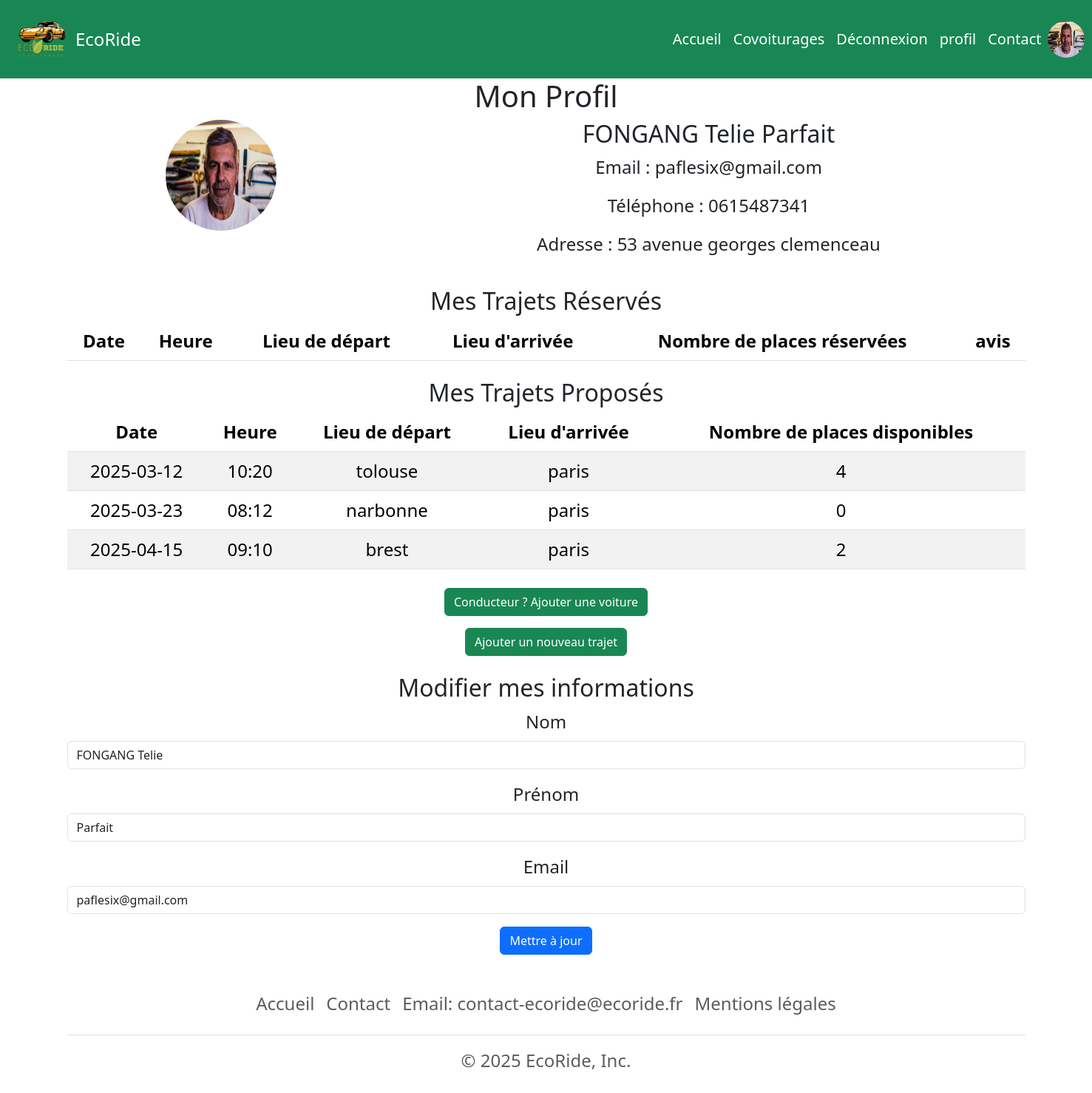
The app's page /profil.php (signed in) with its own data.
### tables this page shows
CREATE TABLE `covoiturage` (
  `Id_covoiturage` int(11) NOT NULL,
  `date_depart` date DEFAULT NULL,
  `heure_depart` varchar(50) DEFAULT NULL,
  `lieu_depart` varchar(50) DEFAULT NULL,
  `date_arrivee` date DEFAULT NULL,
  `heure_arrivee` varchar(50) DEFAULT NULL,
  `lieu_arrivee` varchar(50) DEFAULT NULL,
  `statut` varchar(50) DEFAULT NULL,
  `nb_place` int(11) DEFAULT NULL,
  `prix_personne` int(11) DEFAULT NULL,
  `Id_voiture` int(11) NOT NULL
);

### profil.php (the view, shortened to what this page needs)
<?php
include 'includes/connect.php';
include 'includes/header.php';
?>
<!DOCTYPE html>
<html lang="fr">
<head>
</head>
<body>
    <h1>Mon Profil</h1>
    <div class="container">
        <div class="row">
            <div class="col-md-4">
                <img src="<?= htmlspecialchars($_SESSION['user']['photo']) ?>" alt="Photo de profil" class="img-fluid rounded-circle mb-3" style="width: 150px; height: 150px;">
            </div>
            <div class="col-md-8">
                <h2><?= htmlspecialchars($_SESSION['user']['nom']) ?> <?= htmlspecialchars($_SESSION['user']['prenom']) ?></h2>
                <p>Email : <?= htmlspecialchars($_SESSION['user']['email']) ?></p>
                <p>Téléphone : <?= htmlspecialchars($_SESSION['user']['telephone']) ?></p>
                <p>Adresse : <?= htmlspecialchars($_SESSION['user']['adresse']) ?></p>
            </div>
        </div>
    </div>
    <div class="container mt-4">
        <h2>Mes Trajets Réservés</h2>
        <table class="table table-striped">
            <thead>
                <tr>
                    <th>Date</th>
                    <th>Heure</th>
                    <th>Lieu de départ</th>
                    <th>Lieu d'arrivée</th>
                    <th>Nombre de places réservées </th>
                    <th> avis</th>
                </tr>
            </thead>
                <?php
                $Id_utilisateur = $_SESSION['user']['Id_utilisateur'];
                ?>
        </table>
    </div>
    <div class="container mt-4">
        <h2>Mes Trajets Proposés</h2>
        <table class="table table-striped">
            <thead>
                <tr>
                    <th>Date</th>
                    <th>Heure</th>
                    <th>Lieu de départ</th>
                    <th>Lieu d'arrivée</th>
                    <th>Nombre de places disponibles</th>
                </tr>
            </thead>
            <tbody>
                <?php
                $sql = "SELECT c.date_depart, c.heure_depart, c.lieu_depart, c.lieu_arrivee, c.nb_place
                        FROM covoiturage AS c
                        JOIN voiture AS v ON c.Id_voiture = v.Id_voiture
                        WHERE v.Id_utilisateur = :Id_utilisateur";
                $stmt = $conn->prepare($sql);
                $stmt->bindValue(':Id_utilisateur', $Id_utilisateur);
                $stmt->execute();
                $trajets = $stmt->fetchAll(PDO::FETCH_ASSOC);
                foreach ($trajets as $trajet) {
                    echo "<tr>";
                    echo "<td>" . htmlspecialchars($trajet['date_depart']) . "</td>";
                    echo "<td>" . htmlspecialchars($trajet['heure_depart']) . "</td>";
                    echo "<td>" . htmlspecialchars($trajet['lieu_depart']) . "</td>";
                    echo "<td>" . htmlspecialchars($trajet['lieu_arrivee']) . "</td>";
                    echo "<td>" . htmlspecialchars($trajet['nb_place']) . "</td>";
                    echo "</tr>";
                }
                ?>
            </tbody>
        </table>
    </div>
    <div class="container mt-4 display-flex justify-content-center align-items-center flex-wrap">
        <div>
            <h3>
                <a href="ajout_voiture.php" class="btn btn-success"> Conducteur ? Ajouter une voiture </a></p>
            </h3>
        </div>
        <div>
            <h3>
                <a href="ajout_covoiturage.php" class="btn btn-success"> Ajouter un nouveau trajet </a></p>
            </h3>
        </div>
    </div>
    <div class="container mt-4">
        <h2>Modifier mes informations</h2>
        <form action="modifier_profil.php" method="POST">
            <div class="mb-3">
                <label for="nom" class="form-label">Nom</label>
                <input type="text" class="form-control" id="nom" name="nom" value="<?= htmlspecialchars($_SESSION['user']['nom']) ?>" required>
            </div>
            <div class="mb-3">
                <label for="prenom" class="form-label">Prénom</label>
                <input type="text" class="form-control" id="prenom" name="prenom" value="<?= htmlspecialchars($_SESSION['user']['prenom']) ?>" required>
            </div>
            <div class="mb-3">
                <label for="email" class="form-label">Email</label>
                <input type="email" class="form-control" id="email" name="email" value="<?= htmlspecialchars($_SESSION['user']['email']) ?>" required>
            </div>
            <button type="submit" class="btn btn-primary">Mettre à jour</button>
        </form>
    </div>
</body>
</html>
<?php
require_once('includes/footer.php');

### includes/header.php (shortened to what this page needs)
<!DOCTYPE html>
<html lang="fr">
<head>
    <link href="https://cdn.jsdelivr.net/npm/bootstrap@5.3.3/dist/css/bootstrap.min.css" rel="stylesheet">
    <link rel="stylesheet" href="https://cdn.jsdelivr.net/npm/bootstrap-icons@1.11.3/font/bootstrap-icons.min.css">
    <link rel="stylesheet" href="style.css">
</head>
<header class="navigation" id="navbar">
    <nav class="navbar navbar-expand-lg bg-success navbar-light">
        <div class="container-fluid bg">
            <a href="index.php"> <img src="images/logo.svg" alt="logo" width="90" height="90"></a>
            <a href="index.php" class="navbar-brand" href="index.php">EcoRide</a>
            <div class="collapse navbar-collapse" id="navbarTogglerDemo02">
                <ul class="navbar-nav me-auto mb-2 mb-lg-0">
                    <a class="nav-link" href="index.php">Accueil</a>
                    <li class="nav-item">
                        <a class="nav-link" href="recherche.php">Covoiturages</a>
                    </li>
                    <?php if (isset($_SESSION['user'])): ?>
                        <li class="nav-item">
                            <a class="nav-link" href="deconnexion.php">Déconnexion</a>
                        </li>
                    <?php else: ?>
                        <li class="nav-item">
                            <a class="nav-link" href="connexion.php">Connexion</a>
                        </li>
                    <?php endif; ?>
                    <?php if (isset($_SESSION['user'])): ?>
                        <li class="nav-item">
                            <a class="nav-link" href="profil.php">profil</a>
                        </li>
                    <?php else: ?>
                        <li class="nav-item">
                            <a class="nav-link" href="inscription.php">inscription</a>
                        </li>
                    <?php endif; ?>
                    <li class="nav-item">
                        <a class="nav-link" href="contact.php">Contact</a>
                    </li>
                </ul>
                <?php if (isset($_SESSION['user'])): ?>
                    <img src="images/<?= $_SESSION['user']['photo'] ?>" alt="Photo de profil" class="rounded-circle" width="50" height="50">
                <?php endif; ?>
            </div>
        </div>
    </nav>
</header>

### includes/footer.php (shortened to what this page needs)
<div class="container">
    <footer class="py-3 my-4">
        <ul class="nav justify-content-center border-bottom pb-3 mb-3">
            <li class="nav-item"><a href="index.php" class="nav-link px-2 text-body-secondary">
                    <font style="vertical-align: inherit;">
                        <font style="vertical-align: inherit;">Accueil</font>
                    </font>
            <li class="nav-item"><a href="contact.php" class="nav-link px-2 text-body-secondary">
                    <font style="vertical-align: inherit;">
                        <font style="vertical-align: inherit;">Contact</font>
                    </font>
                </a></li>
            <li class="nav-item"><a href="#" class="nav-link px-2 text-body-secondary">
                    <font style="vertical-align: inherit;">
                        <font style="vertical-align: inherit;">Email: contact-ecoride@ecoride.fr</font>
                    </font>
                </a></li>
            <li class="nav-item"><a href="mentions_legales.php" class="nav-link px-2 text-body-secondary">
                    <font style="vertical-align: inherit;">
                        <font style="vertical-align: inherit;">Mentions légales
                        </font>
                </a></li>
        </ul>
        <p class="text-center text-body-secondary">
            <font style="vertical-align: inherit;">
                <font style="vertical-align: inherit;">© 2025 EcoRide, Inc.</font>
            </font>
        </p>
    </footer>
</div>
</body>
</html>

### style.css (style rules this page uses)
body { text-align: center; font-size: 1.5rem; }
.navbar-brand { font-size: 1.5rem; color: white; }
#navbarTogglerDemo02 { margin-left: 695px; }
#navbarTogglerDemo02 a { color: white; font-size: 20px; }
#navbar { background-color: #115441; }

### records on screen
covoiturage: date_depart "2025-03-12", heure_depart "10:20", lieu_depart "tolouse", lieu_arrivee "paris", nb_place "4"
covoiturage: date_depart "2025-03-23", heure_depart "08:12", lieu_depart "narbonne", lieu_arrivee "paris", nb_place "0"
covoiturage: date_depart "2025-04-15", heure_depart "09:10", lieu_depart "brest", lieu_arrivee "paris", nb_place "2"

### other values on screen
$_SESSION['user']['nom'] "FONGANG Telie"
$_SESSION['user']['prenom'] "Parfait"
$_SESSION['user']['email'] "paflesix@gmail.com"
$_SESSION['user']['telephone'] "0615487341"
$_SESSION['user']['adresse'] "53 avenue georges clemenceau"
